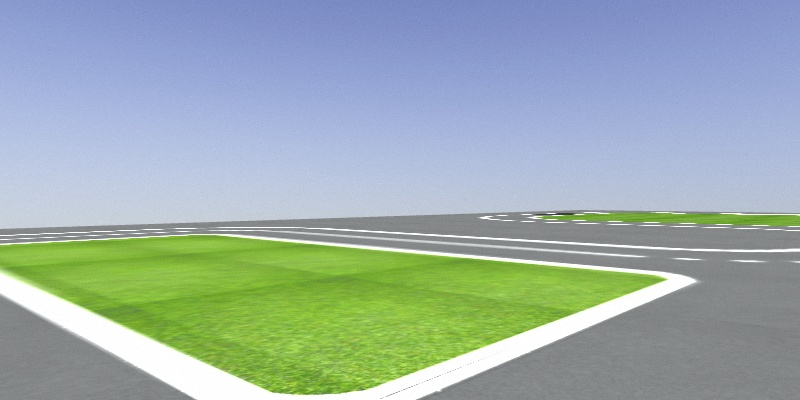
#> input picture src/2.jpg, 800 x 400 px
$ python -i lane_detector.py   (imports and definitions only)
#> lines starting #> are read from the running program, lines starting #| are printed output that depends on the picture; after the words box and inside, x2 and y2 are one past the last pixel; in counts of white or black regions, pixels touching at a corner belong together
import cv2
import numpy as np
import math

_SHOW_IMAGE = False


class LaneDetector():
    def __init__(self):
        self.curr_steering_angle = 90

    def follow_lane(self, frame):
        # Main entry point of the lane follower
        show_image("orig", frame)

        lane_lines, frame = detect_lane(frame)
        final_frame = self.steer(frame, lane_lines)

        return final_frame

    def steer(self, frame, lane_lines):
        if len(lane_lines) == 0:
            return frame

        new_steering_angle = compute_steering_angle(frame, lane_lines)
        self.curr_steering_angle = stabilize_steering_angle(
            self.curr_steering_angle, new_steering_angle, len(lane_lines))

        curr_heading_image = display_heading_line(
            frame, self.curr_steering_angle)
        show_image("heading", curr_heading_image)

        return curr_heading_image


def detect_lane(frame):
    edges = detect_edges(frame)
    show_image('edges', edges)

    cropped_edges = region_of_interest(edges)
    show_image('edges cropped', cropped_edges)

    line_segments = detect_line_segments(cropped_edges)
    line_segment_image = display_lines(frame, line_segments)
    show_image("line segments", line_segment_image)

    lane_lines = average_slope_intercept(frame, line_segments)
    lane_lines_image = display_lines(frame, lane_lines)
    show_image("lane lines", lane_lines_image)

    return lane_lines, lane_lines_image


def detect_edges(frame):
    # Color space conversion
    img_gray = cv2.cvtColor(frame, cv2.COLOR_BGR2GRAY)
    img_hsv = cv2.cvtColor(frame, cv2.COLOR_BGR2HLS)

    # Detecting yellow and white colors
    low_yellow = np.array([20, 100, 100])
    high_yellow = np.array([30, 255, 255])
    mask_yellow = cv2.inRange(img_hsv, low_yellow, high_yellow)
    mask_white = cv2.inRange(img_gray, 200, 255)

    mask_yw = cv2.bitwise_or(mask_yellow, mask_white)
    mask = cv2.bitwise_and(img_gray, mask_yw)

    # detect edges
    edges = cv2.Canny(mask, 200, 400)

    return edges


def region_of_interest(canny):
    ysize = canny.shape[0]
    xsize = canny.shape[1]
    # Smoothing for removing noise
    gray_blur = cv2.GaussianBlur(canny, (5, 5), 0)

    # Region of Interest Extraction
    mask_roi = np.zeros_like(gray_blur)
    left_bottom = [0+60, ysize]
    right_bottom = [xsize-60, ysize]
    apex_left = [(0+100), ((ysize/2)+60)]
    apex_right = [(xsize-100), ((ysize/2)+60)]
    mask_color = 255
    roi_corners = np.array(
        [[left_bottom, apex_left, apex_right, right_bottom]], dtype=np.int32)
    cv2.fillPoly(mask_roi, roi_corners, mask_color)
    masked_image = cv2.bitwise_and(gray_blur, mask_roi)

    return masked_image


def detect_line_segments(cropped_edges):
    # tuning min_threshold, minLineLength, maxLineGap is a trial and error process by hand
    rho = 1  # precision in pixel, i.e. 1 pixel
    angle = np.pi / 180  # degree in radian, i.e. 1 degree
    min_threshold = 10  # minimal of votes
    line_segments = cv2.HoughLinesP(cropped_edges, rho, angle, min_threshold, np.array([]), minLineLength=10,
                                    maxLineGap=4)

    return line_segments


def average_slope_intercept(frame, line_segments):
    """
    This function combines line segments into one or two lane lines
    If all line slopes are < 0: then we only have detected left lane
    If all line slopes are > 0: then we only have detected right lane
    """
    lane_lines = []
    if line_segments is None:
        return lane_lines

    height, width, _ = frame.shape
    left_fit = []
    right_fit = []

    boundary = 1/3
    # boundary = 1/2
    # left lane line segment should be on left 2/3 of the screen
    left_region_boundary = width * (1 - boundary)
    # right lane line segment should be on left 1/3 of the screen
    right_region_boundary = width * boundary

    for line_segment in line_segments:
        for x1, y1, x2, y2 in line_segment:
            if x1 == x2:
                continue
            fit = np.polyfit((x1, x2), (y1, y2), 1)
            slope = fit[0]
            intercept = fit[1]
            if slope < 0:
                if x1 < left_region_boundary and x2 < left_region_boundary:
                    left_fit.append((slope, intercept))
            else:
                if x1 > right_region_boundary and x2 > right_region_boundary:
                    right_fit.append((slope, intercept))

    left_fit_average = np.average(left_fit, axis=0)
    if len(left_fit) > 0:
        lane_lines.append(make_points(frame, left_fit_average))

    right_fit_average = np.average(right_fit, axis=0)
    if len(right_fit) > 0:
        lane_lines.append(make_points(frame, right_fit_average))

    return lane_lines


def compute_steering_angle(frame, lane_lines):
    """ Find the steering angle based on lane line coordinate
        We assume that camera is calibrated to point to dead center
    """
    if len(lane_lines) == 0:
        return -90

    height, width, _ = frame.shape
    if len(lane_lines) == 1:
        x1, _, x2, _ = lane_lines[0][0]
        x_offset = x2 - x1
    else:
        _, _, left_x2, _ = lane_lines[0][0]
        _, _, right_x2, _ = lane_lines[1][0]
        # 0.0 means car pointing to center, -0.03: car is centered to left, +0.03 means car pointing to right
        camera_mid_offset_percent = 0.02
        mid = int(width / 2 * (1 + camera_mid_offset_percent))
        x_offset = (left_x2 + right_x2) / 2 - mid

    # find the steering angle, which is angle between navigation direction to end of center line
    y_offset = int(2*height / 3)

    # angle (in radian) to center vertical line
    angle_to_mid_radian = math.atan(x_offset / y_offset)
    # angle (in degrees) to center vertical line
    angle_to_mid_deg = int(angle_to_mid_radian * 180.0 / math.pi*0.6)
    # this is the steering angle needed by picar front wheel
    steering_angle = angle_to_mid_deg + 90

    return steering_angle


def stabilize_steering_angle(curr_steering_angle, new_steering_angle, num_of_lane_lines, max_angle_deviation_two_lines=5, max_angle_deviation_one_lane=1):
    """
    Using last steering angle to stabilize the steering angle
    This can be improved to use last N angles, etc
    if new angle is too different from current angle, only turn by max_angle_deviation degrees
    """
    if num_of_lane_lines == 2:
        # if both lane lines detected, then we can deviate more
        max_angle_deviation = max_angle_deviation_two_lines
    else:
        # if only one lane detected, don't deviate too much
        max_angle_deviation = max_angle_deviation_one_lane

    angle_deviation = new_steering_angle - curr_steering_angle
    if abs(angle_deviation) > max_angle_deviation:
        stabilized_steering_angle = int(curr_steering_angle
                                        + max_angle_deviation * angle_deviation / abs(angle_deviation))
    else:
        stabilized_steering_angle = new_steering_angle

    return stabilized_steering_angle


def display_lines(frame, lines, line_color=(0, 255, 0), line_width=8, line_hight=4):
    line_image = np.zeros_like(frame)
    if lines is not None:
        for line in lines:
            for x1, y1, x2, y2 in line:
                cv2.line(line_image, (x1, y1), (x2, y2),
                         line_color, line_width, line_hight)
    line_image = cv2.addWeighted(frame, 0.8, line_image, 1, 1)
    return line_image


def display_heading_line(frame, steering_angle, line_color=(0, 0, 255), line_width=5, ):
    heading_image = np.zeros_like(frame)
    height, width, _ = frame.shape

    # figure out the heading line from steering angle
    # heading line (x1,y1) is always center bottom of the screen
    # (x2, y2) requires a bit of trigonometry

    # Note: the steering angle of:
    # 0-89 degree: turn left
    # 90 degree: going straight
    # 91-180 degree: turn right
    steering_angle_radian = steering_angle / 180.0 * math.pi
    x1 = int(width / 2)
    y1 = height
    x2 = int(x1 - 2*height / 3 / math.tan(steering_angle_radian))
    y2 = int(2*height / 3)

    cv2.line(heading_image, (x1, y1), (x2, y2), line_color, line_width)
    heading_image = cv2.addWeighted(frame, 0.8, heading_image, 1, 1)

    return heading_image


def length_of_line_segment(line):
    x1, y1, x2, y2 = line
    return math.sqrt((x2 - x1) ** 2 + (y2 - y1) ** 2)


def show_image(title, frame, show=_SHOW_IMAGE):
    if show:
        cv2.imshow(title, frame)
        # cv2.waitKey(0)


def make_points(frame, line):
    height, width, _ = frame.shape
    slope, intercept = line
    y1 = height  # bottom of the frame
    y2 = int(y1 * 2 / 3)  # make points from middle of the frame down

    # bound the coordinates within the frame
    x1 = max(-width, min(2 * width, int((y1 - intercept) / slope)))
    x2 = max(-width, min(2 * width, int((y2 - intercept) / slope)))
    return [[x1, y1, x2, y2]]

>>> import cv2
>>> picture = cv2.imread('2.jpg')
#> picture is the input picture: shape (400, 800, 3); mean B, G, R 171.5, 173.8, 155.5
>>> result = LaneDetector().follow_lane(picture)
#> in detect_edges, `img_gray = cv2.cvtColor(frame, cv2.COLOR_BGR2GRAY)`:
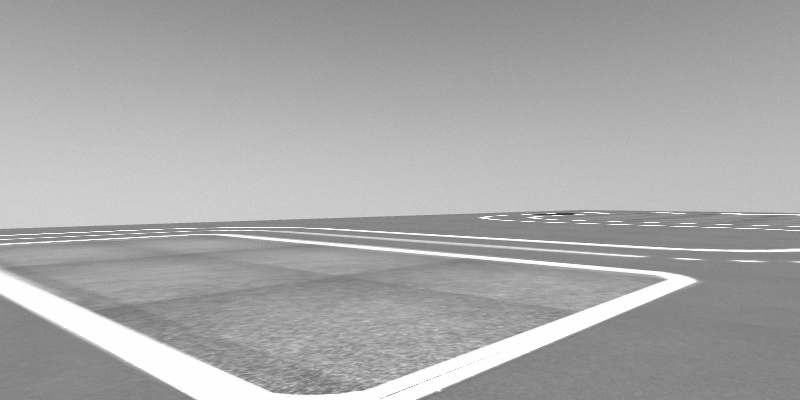
#> img_gray: shape (400, 800); min 56, max 255, mean 168.1
#> in detect_edges, `img_hsv = cv2.cvtColor(frame, cv2.COLOR_BGR2HLS)`: img_hsv: shape (400, 800, 3); mean of channels 0, 1, 2 91.7, 168.7, 88.1
#> in detect_edges, `mask_yellow = cv2.inRange(img_hsv, low_yellow, high_yellow)`:
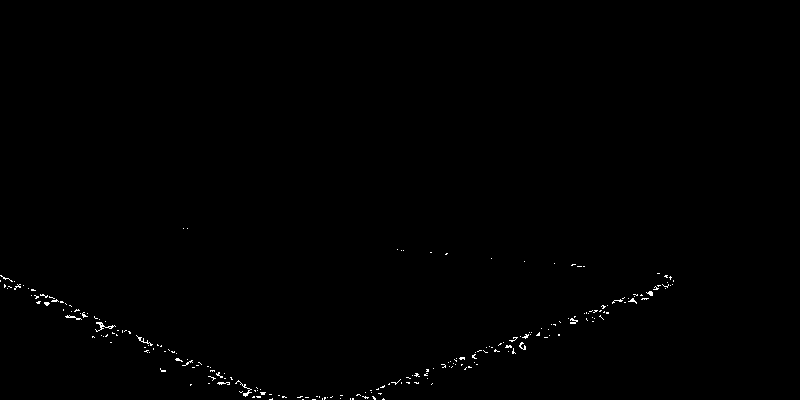
#> mask_yellow: shape (400, 800); 0.38% white in thin lines or dots, all inside (x1, y1, x2, y2) = (0, 228, 674, 400)
#> in detect_edges, `mask_white = cv2.inRange(img_gray, 200, 255)`: mask_white: shape (400, 800); 12.1% white; 525 white regions (498 under 20 px), largest, box (x1, y1, x2, y2) and area: (0, 151, 425, 229) 17846, (0, 234, 697, 400) 17179, (306, 228, 800, 252) 947
#> in detect_edges, `edges = cv2.Canny(mask, 200, 400)`: edges: shape (400, 800); 3.8% white in thin lines or dots, all inside (x1, y1, x2, y2) = (0, 127, 800, 400)
#> in region_of_interest, `cv2.fillPoly(mask_roi, roi_corners, mask_color)`:
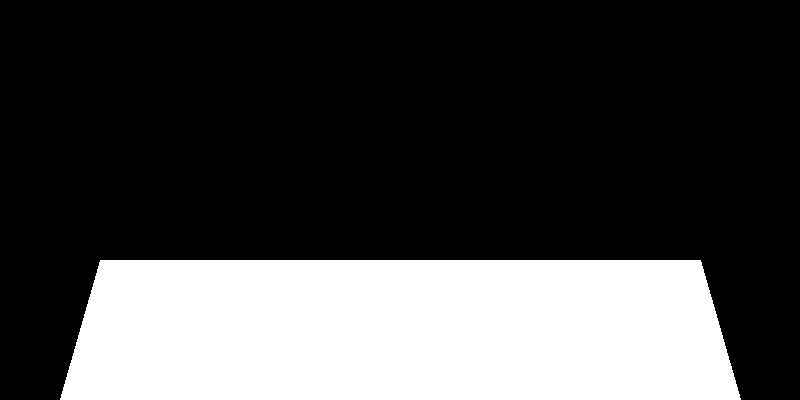
#> mask_roi: shape (400, 800); 28% white; 1 white region, box (x1, y1, x2, y2) and area: (60, 260, 741, 400) 89740
#> in region_of_interest, `masked_image = cv2.bitwise_and(gray_blur, mask_roi)`:
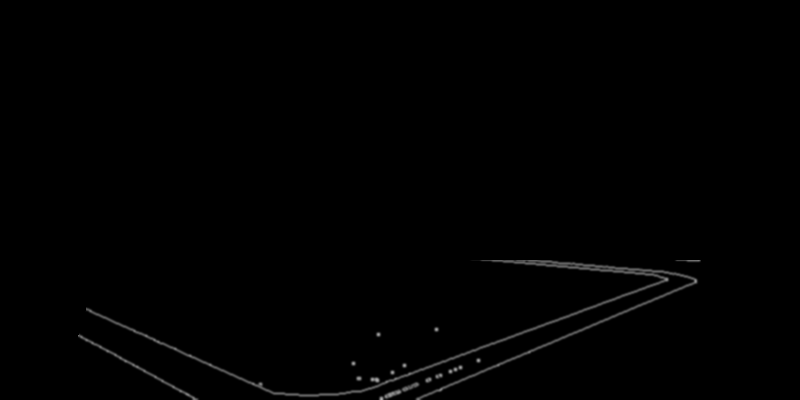
#> masked_image: shape (400, 800); min 0, max 175, mean 1.3
#> in detect_line_segments, `line_segments = cv2.HoughLinesP(cropped_edges, rho, angle, min_thresho..`: line_segments = 109 rows, first 6: [360, 393, 651, 282], [379, 399, 462, 364], [419, 399, 698, 281], [86, 309, 280, 395], [414, 398, 698, 278], [389, 399, 463, 367]
#> the loop in display_lines, `for line in lines:` made 109 passes
#> line on passes 1 to 12: [[360, 393, 651, 282]], [[379, 399, 462, 364]], [[419, 399, 698, 281]], [[86, 309, 280, 395]], [[414, 398, 698, 278]], [[389, 399, 463, 367]], [[394, 382, 681, 272]], [[504, 342, 669, 279]], [[534, 266, 677, 271]], [[86, 307, 287, 396]], [[479, 261, 629, 266]], [[414, 397, 646, 299]]
#> the loop in average_slope_intercept, `for line_segment in line_segments:` made 109 passes
#> after the loop in average_slope_intercept, `for line_segment in line_segments:`: left_fit = 34 pairs, first value -6 to -1.66e-15, second value 263 to 2620; right_fit = 25 pairs, first value 1.11e-15 to 4.33, second value -1321 to 283.3
#> in average_slope_intercept, `left_fit_average = np.average(left_fit, axis=0)`: left_fit_average = [-0.533, 581.8]
#> in make_points, `slope, intercept = line`: slope = -0.533; intercept = 581.8
#> in make_points, `x1 = max(-width, min(2 * width, int((y1 - intercept) / slope)))`: x1 = 341
#> in make_points, `x2 = max(-width, min(2 * width, int((y2 - intercept) / slope)))`: x2 = 592
#> in average_slope_intercept, `right_fit_average = np.average(right_fit, axis=0)`: right_fit_average = [0.567, 107.6]
#> in detect_lane, `lane_lines = average_slope_intercept(frame, line_segments)`: lane_lines = [[[341, 400, 592, 266]], [[515, 400, 279, 266]]]
#> call 2 of display_lines, with line_color = (0, 255, 0), line_width = 8, line_hight = 4
#> the loop in display_lines (call 2), `for line in lines:` made 2 passes
#> after the loop in display_lines (call 2), `for line in lines:`:
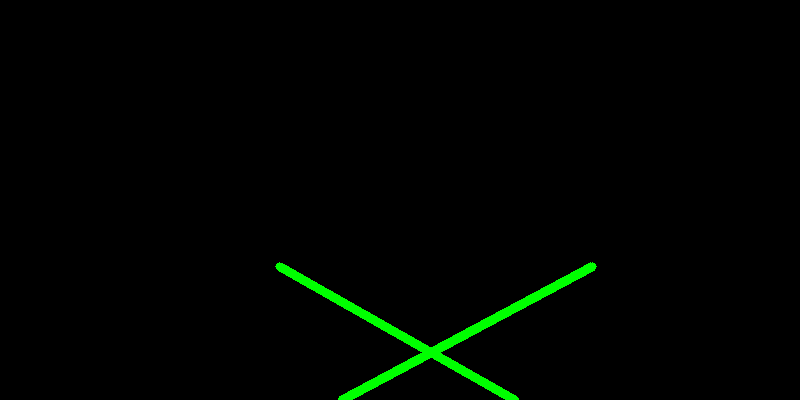
#> line_image: shape (400, 800, 3); mean B, G, R 0, 4, 0
#> in display_lines (call 2), `line_image = cv2.addWeighted(frame, 0.8, line_image, 1, 1)`:
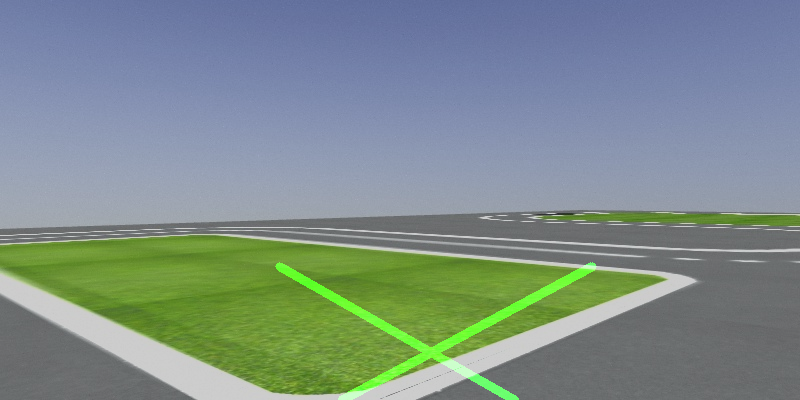
#> line_image: shape (400, 800, 3); mean B, G, R 138.2, 141.7, 125.4
#> in compute_steering_angle, `_, _, left_x2, _ = lane_lines[0][0]`: left_x2 = 592
#> in compute_steering_angle, `_, _, right_x2, _ = lane_lines[1][0]`: right_x2 = 279
#> in compute_steering_angle, `x_offset = (left_x2 + right_x2) / 2 - mid`: x_offset = 27.5
#> in compute_steering_angle, `angle_to_mid_radian = math.atan(x_offset / y_offset)`: angle_to_mid_radian = 0.103
#> in compute_steering_angle, `angle_to_mid_deg = int(angle_to_mid_radian * 180.0 / math.pi*0.6)`: angle_to_mid_deg = 3
#> in compute_steering_angle, `steering_angle = angle_to_mid_deg + 90`: steering_angle = 93
#> in stabilize_steering_angle, `angle_deviation = new_steering_angle - curr_steering_angle`: angle_deviation = 3
#> in stabilize_steering_angle, `stabilized_steering_angle = new_steering_angle`: stabilized_steering_angle = 93
#> in display_heading_line, `steering_angle_radian = steering_angle / 180.0 * math.pi`: steering_angle_radian = 1.62
#> in display_heading_line, `x2 = int(x1 - 2*height / 3 / math.tan(steering_angle_radian))`: x2 = 413
#> in display_heading_line, `heading_image = cv2.addWeighted(frame, 0.8, heading_image, 1, 1)`:
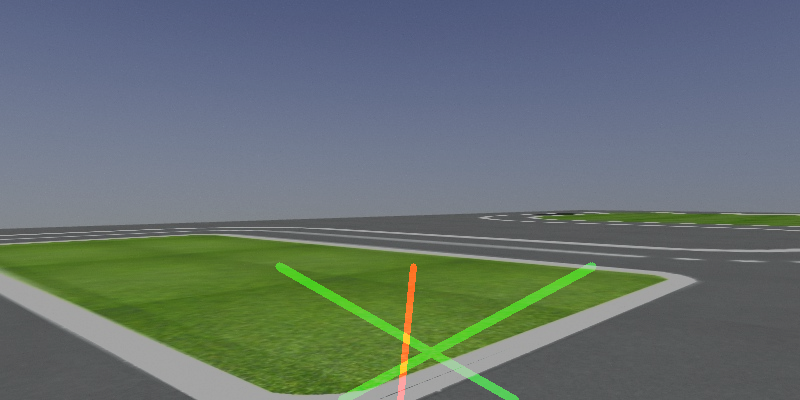
#> heading_image: shape (400, 800, 3); mean B, G, R 111.5, 114.3, 101.8
